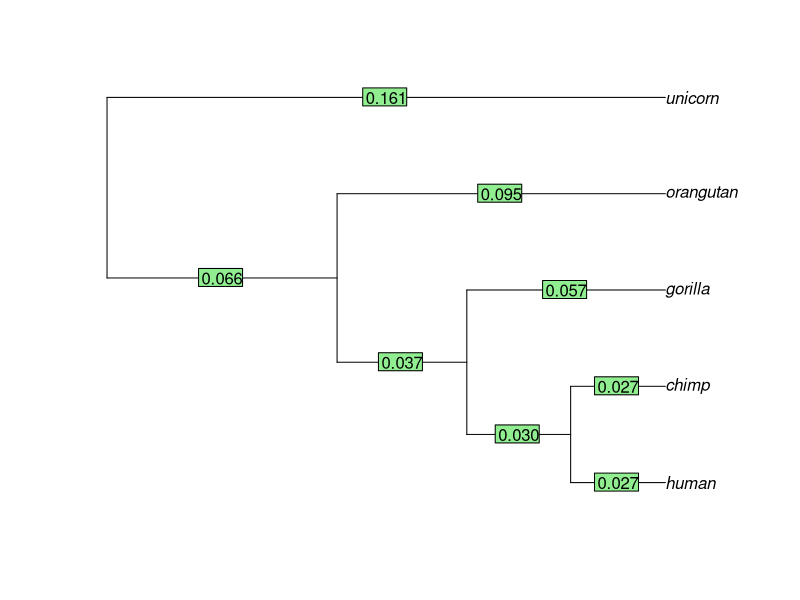

Reproduce this figure in R.
#########################################################
#######        COMPUTATIONAL BIOLOGY         ############
#######             HOMEWORK 3               ############
#########################################################
#                                                       #
# Reconstruct the phylogenetic tree of given sequences  #
# using UPGMA with hamming, JC69, K80 distances.        #
#                                                       #
#########################################################
#########################################################

library(ape)

transform_to_phylo = function(sequences, named_edges, edge_lengths, node_description) {
    # Produce a tree of the phylo class from the matrix of edges, vector of lengths and
    # the dataframe  containing node descriptions.
    #    sequences: a list of the original sequences;
    #    named_edges: an Mx2 matrix of pairs of nodes connected by an edge,
    #                 where the M rows are the different edges and the 2 columns
    #                 are the parent node and the child node of an edge.
    #    edge_lengths: a vector of length M of the corresponding edge lengths.
    #    node_description: a data frame of the node descriptions as defined in
    #                      initialize_node_description and extended by the upgma code.
    
    edges = named_edges
    for (name in rownames(node_description)) {
        index = which(rownames(node_description) == name)
        edges[which(edges == name)] = as.numeric(index)
    }
    edges = matrix(as.numeric(edges), ncol = 2)
    
    edges[which(edges > length(sequences))] = - edges[which(edges > length(sequences))]
    root = setdiff(edges[,1], edges[,2])
    edges[which(edges==root)] = length(sequences) + 1
    
    k = length(sequences) + 2
    for(x in unique(edges[which(edges < 0)])) {
        edges[which(edges==x)] = k
        k = k + 1
    }
    
    tree = list()
    class(tree) = "phylo"
    tree$edge = edges
    tree$edge.length = edge_lengths
    tree$Nnode = as.integer(length(sequences) - 1)
    tree$tip.label = names(sequences)
    
    # Return the tree in the form of the phylo class from ape
    return(tree)
}

plot_tree = function(tree) {
    # Plot the phylogenetic tree with node labels and edge lengths.
    #    tree: an object of class phylo from the ape package

    plot(tree)
    edgelabels(format(tree$edge.length, digits = 2))
}

initialize_node_description = function(sequences) {
    # Initialize the structure that will hold node descriptions.
    # The created structure is a data frame where the rows are node names, and the columns are
    # node_height -- distance from the node to any tip in the ultrametric tree, and
    # node_size -- number of tips that this node is ancestral to.
    #    sequences: a list of the original sequences;

    N = length(sequences)
    node_names = names(sequences)
    node_sizes = rep(1, times = N)
    node_heights = rep(0, times = N)
    node_description = data.frame(node_sizes, node_heights)
    rownames(node_description) = node_names

    # Return a data frame that contains information on currently existing tip nodes.
    # node_description: a dataframe containing information on the currently existing nodes.
    #                   The row names are the names of the currently existing tips, i.e.
    #                   are the same as the names in the sequence list, node_height is
    #                   0 and node_size is 1 as the all the currently existing nodes are tips.
    return(node_description)
}

add_new_node = function(node_description, merging_nodes) {
    # Add new merged node to the node description data frame.
    # The new node is a combination of the nodes supplied in the merging_nodes,
    # e.g. if one needs to merge nodes "bird" and "fish", the new node in the
    # dataframe will be called "bird.fish".
    #    node_description: the dataframe created by initialize_node_description, containing
    #                      current node sizes and node heights
    #    merging_nodes: a vector of two names of the nodes being merged

    new_node_name = paste(merging_nodes, collapse = ".")
    new_node_row = data.frame(node_sizes = 0, node_heights = 0)
    rownames(new_node_row) = new_node_name
    new_node_description = rbind(node_description, new_node_row)
    
    # Return the node_description dataframe with a row for the new node added, and
    # the new node name.
    #    node_description: the dataframe where the rows are labelled by current nodes and columns
    #                      contain the node heights and sizes.
    #    new_node_name: the name of the newly added node, created from names in merging_nodes.
    return(list(node_description = new_node_description, new_node_name = new_node_name))
}

#########################################################
######    Code above this should not be changed   #######
#########################################################

get_hamming_distance = function(sequence1, sequence2) {
  # Compute the Hamming distance between two sequences.
  #    sequence1: first sequence 
  #    sequence2: second sequence
  
  distance = 0
  for (i in seq(nchar(sequence1))) {
    if (substr(sequence1, i,i) != substr(sequence2, i,i)) {
      distance = distance + 1
    }
  }
  # Return the numerical value of the distance
  return(distance)
}

get_JC69_distance = function(sequence1, sequence2) {
    # Compute the JC69 distance between two sequences.
    #    sequence1: first sequence
    #    sequence2: second sequence

    distance = -(3/4)*log(1-(4/3)*(get_hamming_distance(sequence1, sequence2)/nchar(sequence1)))

    # Return the numerical value of the distance
    return(distance)
}

get_K80_distance = function(sequence1, sequence2) {
    # Compute the K80 distance between two sequences.
    #    sequence1: first sequence
    #    sequence2: second sequence
    S = 0
    V = 0
    
    for (i in seq(nchar(sequence1))) {
      if ((substr(sequence1, i,i) == "T" & substr(sequence2, i,i) == "C") | (substr(sequence1, i,i) == "C" & substr(sequence2, i,i) == "T") | 
          (substr(sequence1, i,i) == "A" & substr(sequence2, i,i) == "G") | (substr(sequence1, i,i) == "G" & substr(sequence2, i,i) == "A")) {
        S = S + 1
      }
      # All other subsitutions are transversions
      else if (substr(sequence1, i,i) != substr(sequence2, i,i)) {
        V = V + 1
      }
    }
    S = S / nchar(sequence1)
    V = V / nchar(sequence1)
      distance = -(0.5)*log(1-2*S-V)-0.25*log(1-2*V)
    # Return the numerical value of the distance
    return(distance)
}

compute_initial_distance_matrix = function(sequences, distance_measure) {
    # Compute the initial distance matrix using one of the distance measures.
    # The matrix is of dimension NxN, where N is the number of sequences.
    # The matrix columns and rows should be labelled with tip names, each row and column
    # corresponding to the appropriate sequence.
    # The matrix can be filled completely (i.e symmetric matrix) or only the upper half
    # (as shown in the lecture).
    # The diagonal elements of the matrix should be Inf.
    #    sequences: the sequence alignment in the form of a list of species names and 
    #               the associated genetic sequences
    #    distance_measure: a string indicating whether the 'hamming', 'JC69' or 'K80' 
    #                      distance measure should be used
  
    N <- length(sequences)
    distance_matrix <- matrix(nrow = N, ncol = N)
    diag(distance_matrix) <- Inf
    rownames(distance_matrix) <- names(sequences)
    colnames(distance_matrix) <- names(sequences)
    
    for (i in seq(N)) {
      for (j in seq(N)) {
        if (i != j) {
          if (distance_measure == "hamming") {
            distance_matrix[i, j] = get_hamming_distance(sequences[i], sequences[j])  
          }
          if (distance_measure == "JC69") {
            distance_matrix[i, j] = get_JC69_distance(sequences[i], sequences[j])  
          }
          if (distance_measure == "K80") {
            distance_matrix[i, j] = get_K80_distance(sequences[i], sequences[j])  
          } 
        }
      }
    }

    # Return the NxN matrix of inter-sequence distances with Inf on the diagonal
    return(distance_matrix)
}

get_merge_node_distance = function(node_description, distance_matrix, merging_nodes, existing_node) {
    # Compute the new distance between the newly created merge node and an existing old node in the tree
    #    node_description: a dataframe containing information on the currently existing nodes
    #    distance_matrix: the matrix of current distances between nodes
    #    merging_nodes: a vector of two node names that are being merged in this step
    #    existing_node: one of the previously existing nodes, not included in the new node
  
    new_distance = ((distance_matrix[merging_nodes[1], existing_node[1]]*node_description[merging_nodes[1],"node_sizes"]) + 
                      (distance_matrix[merging_nodes[2], existing_node[1]]*node_description[merging_nodes[2],"node_sizes"]))/
      (node_description[merging_nodes[1],"node_sizes"]+node_description[merging_nodes[2],"node_sizes"]) 
    
    # (node_description[merging_nodes[1],"node_sizes"]+node_description[existing_node[1],"node_sizes"]) ## WEIGHTS
    
    
    # Returns the distance between the newly created merge node and the existing node
    return(new_distance)
}

update_distance_matrix = function(node_description, distance_matrix, merging_nodes, new_node_name) {
    # Update the distance matrix given that two nodes are being merged.
    #    node_description: a dataframe containing information on the currently existing nodes
    #    distance_matrix: the current distance matrix that needs to be updated
    #    merging_nodes: a vector of two node names that need to be merged in this step
    #    new_node_name: the name with which the merged node should be labelled
    # The resulting matrix should be one column and one row smaller, i.e. if the given distance matrix
    # was MxM, then the updated matrix will be M-1xM-1, where the 2 rows and cols represent the separate
    # nodes undergoing the merge are taken out and a new row and col added that represents the new node.
  
    updated_distance_matrix = matrix(nrow = dim(distance_matrix)[1]-1, ncol = dim(distance_matrix)[1]-1)
    # rownames(updated_distance_matrix) = row.names(node_description)
    # colnames(updated_distance_matrix) = row.names(node_description)
    colrow_names_updated = 
    index = 0  
    for (i in rownames(distance_matrix)) {
      if (!(i %in% merging_nodes)) {
        index = index + 1
        colrow_names_updated[index] = i
      }
    }
    
    colrow_names_updated[index+1] = new_node_name
    
    rownames(updated_distance_matrix) = colrow_names_updated 
    colnames(updated_distance_matrix) = colrow_names_updated
    
    # Fill existing values
    for (i in rownames(distance_matrix)){
      for (j in rownames(distance_matrix)) {
        if (i != j & !(i %in% merging_nodes) & !(j %in% merging_nodes)) {
          updated_distance_matrix[i, j] = distance_matrix[i, j] 
        } 
        else if (i %in% merging_nodes & !(j %in% merging_nodes)) { 
          existing_node = j
          updated_distance_matrix[new_node_name, j] = get_merge_node_distance(node_description, distance_matrix, merging_nodes, existing_node)
        }
        else if (j %in% merging_nodes & !(i %in% merging_nodes)) { 
          existing_node = i
          updated_distance_matrix[i, new_node_name] = get_merge_node_distance(node_description, distance_matrix, merging_nodes, existing_node)
        }
      }
    }
    
    diag(updated_distance_matrix) <- Inf
    # Returns the updated matrix of cluster distances
    return(updated_distance_matrix)
}

upgma_one_step = function(node_description, distance_matrix, edges, edge_lengths) {
    # Performs one step of the upgma algorithm, i.e. the nodes with the smallest distance are merged, 
    # the node height of the new node is calculated and the distance matrix is newly calculated.
    # Values that are expected to be returned are listed below.
    #    node_description: a dataframe containing information on the currently existing nodes
    #    distance_matrix: the current distance matrix that needs to be updated (OxO)
    #    edges: an Mx2 matrix of pairs of nodes connected by an edge, where the M rows are the different
    #           edges and the 2 columns are the parent node and the child node of an edge.
    #    edge_lengths: a vector of length M of the corresponding edge lengths.
  
    m1 = rownames(distance_matrix)[which(distance_matrix == min(distance_matrix), arr.ind = TRUE)[1]]
    m2 = colnames(distance_matrix)[which(distance_matrix == min(distance_matrix), arr.ind = TRUE)[2]]
    
    merging_nodes = c(m1, m2)
    
    node_description = add_new_node(node_description, merging_nodes)
    new_node_name = node_description$new_node_name
    node_description = node_description$node_description
    edges = rbind(edges, c(new_node_name, m1))
    edges = rbind(edges, c(new_node_name, m2))
    
    edge_lengths = c(edge_lengths, distance_matrix[m1, m2]/2 - max(node_description$node_heights))
    edge_lengths = c(edge_lengths, distance_matrix[m1, m2]/2)
    
    node_description[new_node_name, "node_sizes"] = node_description[m1, "node_sizes"] + node_description[m2, "node_sizes"]
    node_description[new_node_name, "node_heights"] = max(edge_lengths)
    distance_matrix = update_distance_matrix(node_description, distance_matrix, merging_nodes, new_node_name)
    # Return the updated distance matrix, edge description matrix, edge length vector and 
    # node_description data frame
    #    node_description: data frame containing sizes and heights of all nodes 
    #        (to be updated using add_new_node())
    #    distance_matrix: the updated matrix of distances between nodes (O-1xO-1)
    #    edges: an Mx2 matrix of pairs of nodes connected by an edge, where the M rows are
    #    the different edges and the 2 columns are the parent node and the child node of an edge.
    #    edge_lengths: a vector of length M of the corresponding edge lengths.
    return(list(node_description = node_description, distance_matrix = distance_matrix,
                edges = edges, edge_lengths = edge_lengths))
}

build_upgma_tree = function(sequences, distance_measure) {
    # Build the tree from given sequences using the UPGMA algorithm.
    #    sequences: the sequences in the format of a list of species names and the associated genetic 
    #               sequences
    #    distance_measure: a string indicating whether the 'hamming', 'JC69' or 'K80' distance measure
    #                      should be used
    N <- length(sequences)
    node_description <- initialize_node_description(sequences)
    edges <- matrix(nrow = 0, ncol = 2)
    edge_lengths <- vector(mode = "numeric", length = 0)
    
    distance_matrix = compute_initial_distance_matrix(sequences, distance_measure)
    
    while (dim(distance_matrix)[1] > 1) {
      result = upgma_one_step(node_description, distance_matrix, edges, edge_lengths) 
      edges = result$edges 
      edge_lengths = result$edge_lengths
      node_description = result$node_description
      distance_matrix = result$distance_matrix
    }
  
    # Return the UPGMA tree of sequences
    tree <- transform_to_phylo(sequences, edges, edge_lengths, node_description)
    return(tree)
}

test_tree_building = function() {
    sequences <- list(orangutan = "TCACACCTAAGTTATATCTATATATAATCCGGGCCGGG",
                     chimp = "ACAGACTTAAAATATACATATATATAATCCGGGCCGGG",
                     human = "AAAGACTTAAAATATATATATATATAATCCGGGCCGGG",
                     gorilla = "ACACACCCAAAATATATATATATATAATCCGGGCCGGG",
                     unicorn = "ACACACCCAAAATATATACGCGTATAATCCGGGCCGAA")
    distance_measure <- 'hamming'
    distance_measure <- 'JC69'
    distance_measure <- 'K80'

    tree <- build_upgma_tree(sequences, distance_measure)
    plot_tree(tree)
}

test_tree_building()

